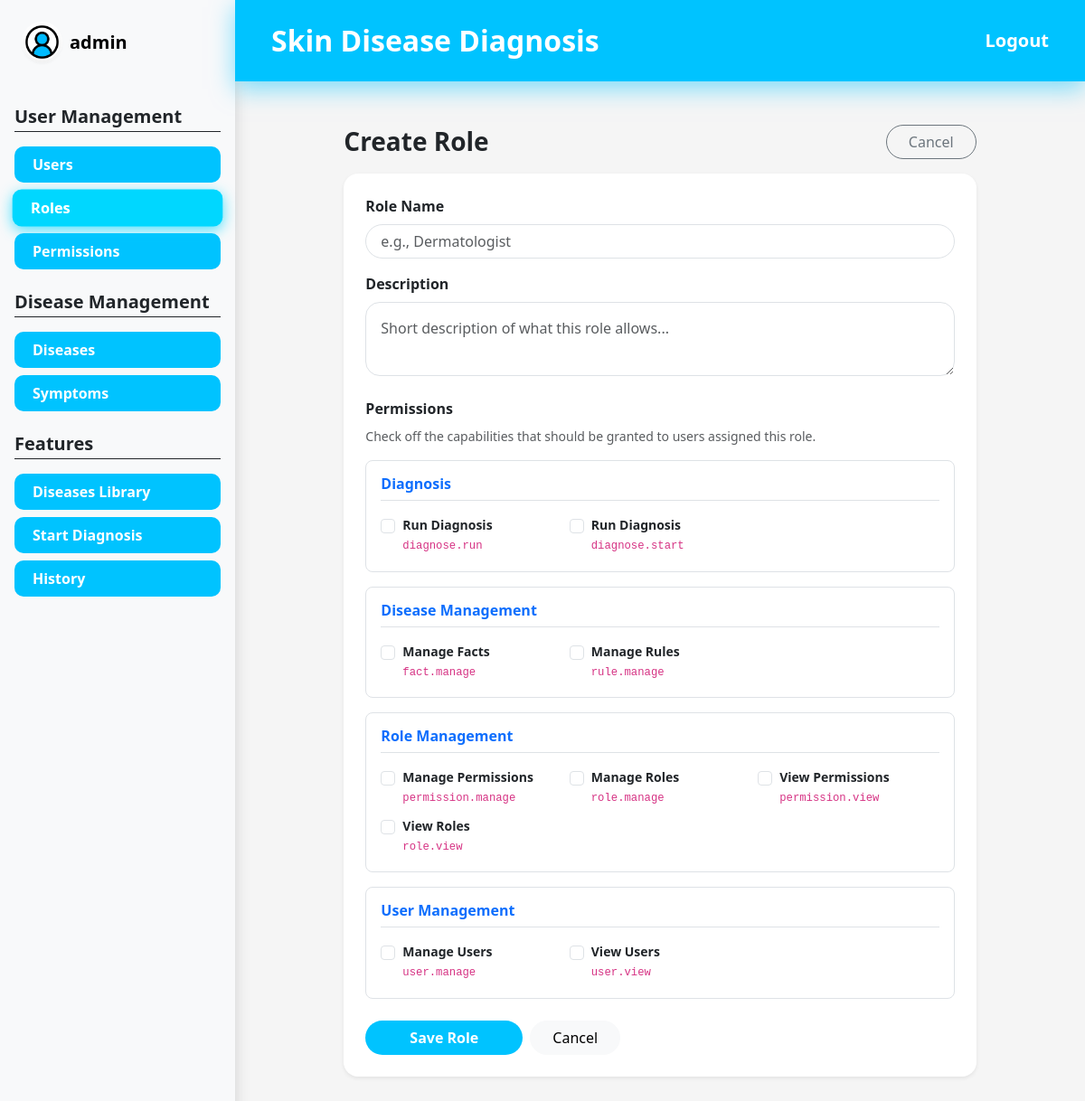
Screenshot of /roles/create (signed in) with the database file from the repository.
### app/models/user.py (models this page shows, shortened)
class User(UserMixin, db.Model):
    __tablename__ = "users"
    id = db.Column(db.Integer, primary_key=True)
    username = db.Column(db.String(80), unique=True, nullable=False)
    email = db.Column(db.String(120), unique=True, nullable=False)
    full_name = db.Column(db.String(120), nullable=False)
    phone_number = db.Column(db.String(15), unique=True, nullable=False)
    is_active = db.Column(db.Boolean, default=True, nullable=False)
    password_hash = db.Column(db.String(255), nullable=False)
    picture = db.Column(db.String(255))
    created_at = db.Column(db.DateTime, default=datetime.utcnow, nullable=False)
    updated_at = db.Column(db.DateTime, default=datetime.utcnow, onupdate=datetime.utcnow, nullable=False)
    roles = db.relationship("Role", secondary=user_roles, back_populates="users")
    diagnoses = db.relationship("Diagnose", secondary=user_diagnoses, back_populates="users")
    def has_role(self, role_name: str) -> bool:
        return any(role.name == role_name for role in self.roles)
    @property
    def is_admin(self) -> bool:
        return self.has_role("Admin")

### app/models/permission.py (models this page shows, shortened)
class Permission(db.Model):
    __tablename__ = "permissions"
    id = db.Column(db.Integer, primary_key=True)
    code = db.Column(db.String(64), unique=True, nullable=False, index=True)
    name = db.Column(db.String(120), nullable=False)
    description = db.Column(db.String(255))
    module = db.Column(db.String(80), nullable=False, default="General")
    created_at = db.Column(db.DateTime, default=datetime.utcnow, nullable=False)
    updated_at = db.Column(db.DateTime, default=datetime.utcnow, onupdate=datetime.utcnow, nullable=False)
    roles = db.relationship("Role", secondary=role_permissions, back_populates="permissions")

### app/routes/role_routes.py (the view, shortened to what this page needs)
@role_bp.route("/create", methods=["GET", "POST"])
@login_required
@has_permission("role.manage")
def create():
    all_permissions = Permission.query.order_by(Permission.module, Permission.name).all()
    grouped_permissions = defaultdict(list)
    for perm in all_permissions:
        module_name = perm.module if perm.module else "General"
        grouped_permissions[module_name].append(perm)
    return render_template("roles/create.html", grouped_permissions=grouped_permissions)

### app/templates/roles/create.html (shortened to what this page needs)
{% extends "layouts/base.html" %}
{% block content %}
<div class="row">
    <div class="col-lg-10 mx-auto">
        <div class="d-flex justify-content-between align-items-center mb-3">
            <h1 class="h3 fw-bold mb-0">Create Role</h1>
            <a href="{{ url_for('roles.index') }}" class="btn btn-outline-secondary rounded-pill px-4">Cancel</a>
        </div>
        <div class="card border-0 shadow-sm rounded-4 p-4">
            <form method="POST" action="{{ url_for('roles.create') }}">
                <div class="mb-3">
                    <label class="form-label fw-bold">Role Name</label>
                    <input type="text" name="name" class="form-control rounded-pill px-3" placeholder="e.g., Dermatologist" required>
                </div>
                <div class="mb-4">
                    <label class="form-label fw-bold">Description</label>
                    <textarea name="description" class="form-control rounded-4 p-3" rows="2" placeholder="Short description of what this role allows..."></textarea>
                </div>
                <div class="mb-4">
                    <label class="form-label fw-bold d-block">Permissions</label>
                    <small class="text-muted d-block mb-3">Check off the capabilities that should be granted to users assigned this role.</small>
                    {% if grouped_permissions %}
                        {% for module, perms in grouped_permissions.items() %}
                        <div class="card border p-3 rounded-3 mb-3">
                            <div class="d-flex justify-content-between align-items-center border-bottom pb-2 mb-3">
                                <h6 class="fw-bold text-primary mb-0">{{ module }}</h6>
                            </div>
                            <div class="row g-2">
                                {% for perm in perms %}
                                <div class="col-md-6 col-lg-4">
                                    <div class="form-check">
                                        <input class="form-check-input" type="checkbox" name="permission_ids" value="{{ perm.id }}" id="perm_{{ perm.id }}">
                                        <label class="form-check-label small" for="perm_{{ perm.id }}">
                                            <strong>{{ perm.name }}</strong> <br>
                                            <span class="text-muted"><code>{{ perm.code }}</code></span>
                                        </label>
                                    </div>
                                </div>
                                {% endfor %}
                            </div>
                        </div>
                        {% endfor %}
                    {% else %}
                        <p class="text-muted small">No permissions defined yet. Seed your permissions or create them first.</p>
                    {% endif %}
                </div>
                <div class="d-flex gap-2">
                    <button type="submit" class="btn bg-custom-blue text-white rounded-pill px-5 fw-bold">Save Role</button>
                    <a href="{{ url_for('roles.index') }}" class="btn btn-light rounded-pill px-4">Cancel</a>
                </div>
            </form>
        </div>
    </div>
</div>
{% endblock %}

### app/templates/layouts/base.html (shortened to what this page needs)
<!DOCTYPE html>
<html lang="en">
<head>
    <link href="https://cdn.jsdelivr.net/npm/bootstrap@5.3.0/dist/css/bootstrap.min.css" rel="stylesheet" />
    <link rel="stylesheet" href="{{ url_for('static', filename='css/style.css') }}" />
</head>
<body>
    <div class="d-flex min-vh-100">
        <aside class="sidebar d-none d-md-flex flex-column bg-light shadow">
            <div class="sidebar-user-header p-4 d-flex align-items-center mb-4">
                <div class="user-avatar-small me-2">
                    <img src="{% if current_user.is_authenticated and current_user.picture %}
                            {{ url_for('static', filename='uploads/' ~ current_user.picture) }}
                        {% else %}{{ url_for('static', filename='images/8358770.png') }}
                        {% endif %}"
                    class="rounded-circle w-100 h-100 shadow-sm"
                    style="object-fit: cover;">
                </div>
                <span class="text-black fw-bold fs-5">{{ current_user.username if current_user.is_authenticated else "User" }}</span>
            </div>
            {% if current_user.is_authenticated %}
                {% if current_user.roles %}
                    {% set role_list = current_user.roles | map(attribute='name') | map('lower') | list %}
                {% elif current_user.role %}
                    {% set role_list = [current_user.role.name | lower] if current_user.role.name is defined else [current_user.role | lower] %}
                {% else %}
                    {% set role_list = [] %}
                {% endif %}
                {% set is_admin_user = (current_user.is_admin is defined and current_user.is_admin) or ('admin' in role_list) %}
                {% set is_dermatologist_user = 'dermatologist' in role_list %}
                {% if is_admin_user %}
                    <div class="px-3 mb-4">
                        <h5 class="fw-bold text-dark border-bottom border-dark pb-1 mb-3">User Management</h5>
                        <nav class="nav flex-column gap-2">
                            <a href="{{ url_for('users.index') }}" class="sidebar-link {% if request.blueprint == 'users' %}active{% endif %}">Users</a>
                            <a href="{{ url_for('roles.index') }}" class="sidebar-link {% if request.blueprint == 'roles' %}active{% endif %}">Roles</a>
                            <a href="{{ url_for('permissions.index') }}" class="sidebar-link {% if request.blueprint == 'permissions' %}active{% endif %}">Permissions</a>
                        </nav>
                    </div>
                {% endif %}
                {% if is_admin_user or is_dermatologist_user %}
                    <div class="px-3 mb-4">
                        <h5 class="fw-bold text-dark border-bottom border-dark pb-1 mb-3">Disease Management</h5>
                        <nav class="nav flex-column gap-2">
                            <a href="{{ url_for('rules.index') }}" class="sidebar-link {% if request.blueprint == 'rules' %}active{% endif %}">Diseases</a>
                            <a href="{{ url_for('facts.index') }}" class="sidebar-link {% if request.blueprint == 'facts' %}active{% endif %}">Symptoms</a>
                        </nav>
                    </div>
                {% endif %}
                <div class="px-3 mb-4">
                    <h5 class="fw-bold text-dark border-bottom border-dark pb-1 mb-3">Features</h5>
                    <nav class="nav flex-column gap-2">
                        <a href="{{ url_for('diagnoses.dashboard') }}" class="sidebar-link {% if request.endpoint == 'diagnoses.dashboard' %}active{% endif %}">Diseases Library</a>
                        <a href="{{ url_for('diagnoses.diagnose') }}" class="sidebar-link {% if request.endpoint == 'diagnoses.diagnose' %}active{% endif %}">Start Diagnosis</a>
                        <a href="{{ url_for('diagnoses.diagnose_history') }}" class="sidebar-link {% if request.endpoint == 'diagnoses.diagnose_history' %}active{% endif %}">History</a>
                    </nav>
                </div>
            {% endif %}
        </aside>
        <div class="flex-grow-1 bg-custom-gray-light">
            <nav class="navbar navbar-expand-lg navbar-dark bg-custom-blue header-glow p-3">
                <div class="container-fluid px-4">
                    <a class="navbar-brand fw-bold fs-2" href="#">Skin Disease Diagnosis</a>
                    <div class="ms-auto">
                        {% if current_user.is_authenticated %}
                            <a href="{{ url_for('auth.logout') }}" class="text-white fw-bold text-decoration-none fs-5">Logout</a>
                        {% else %}
                            <a href="{{ url_for('auth.login') }}" class="text-white fw-bold text-decoration-none fs-5">Login</a>
                        {% endif %}
                    </div>
                </div>
            </nav>
            <main class="p-5">
                {% block content %}{% endblock %}
            </main>
        </div>
    </div>
</body>
</html>

### app/static/css/style.css (style rules this page uses)
body { background-color: #f5f5f5; }
.bg-custom-blue { background-color: #00c3ff !important; }
.sidebar { width: 260px; min-width: 260px; background-color: #f8f9fa; }
.header-glow { box-shadow: 0px 8px 20px rgba(0, 195, 255, 0.4); position: relative; z-index: 10; }
.sidebar-link { display: block; width: 100%; padding: 8px 20px; background-color: #00c3ff; color: white !important; text-decoration: none; font-weight: bold; border-radius: 10px; transition: all 0.2s ease-in-out; border: none; text-align: left; }
.sidebar-link:hover, .sidebar-link.active { box-shadow: 0px 4px 15px rgba(0, 195, 255, 0.7); transform: scale(1.02); filter: brightness(1.1); }
.user-avatar-small { width: 45px; height: 45px; background: white; border-radius: 50%; padding: 2px; }
.header-glow { box-shadow: 0px 8px 20px rgba(0, 195, 255, 0.5); z-index: 1; position: relative; }
.bg-custom-blue { background-color: #00c3ff; }
.header-glow { box-shadow: 0px 8px 25px rgba(0, 195, 255, 0.5); z-index: 1; position: relative; }

### rows the page displays
User: is_active+username "admin"
Permission: module "Diagnosis", name "Run Diagnosis", code "diagnose.run"
Permission: name "Run Diagnosis", code "diagnose.start"
Permission: module "Disease Management", name "Manage Facts", code "fact.manage"
Permission: name "Manage Rules", code "rule.manage"
Permission: module "Role Management", name "Manage Permissions", code "permission.manage"
Permission: name "Manage Roles", code "role.manage"
Permission: name "View Permissions", code "permission.view"
Permission: name "View Roles", code "role.view"
Permission: module "User Management", name "Manage Users", code "user.manage"
Permission: name "View Users", code "user.view"
